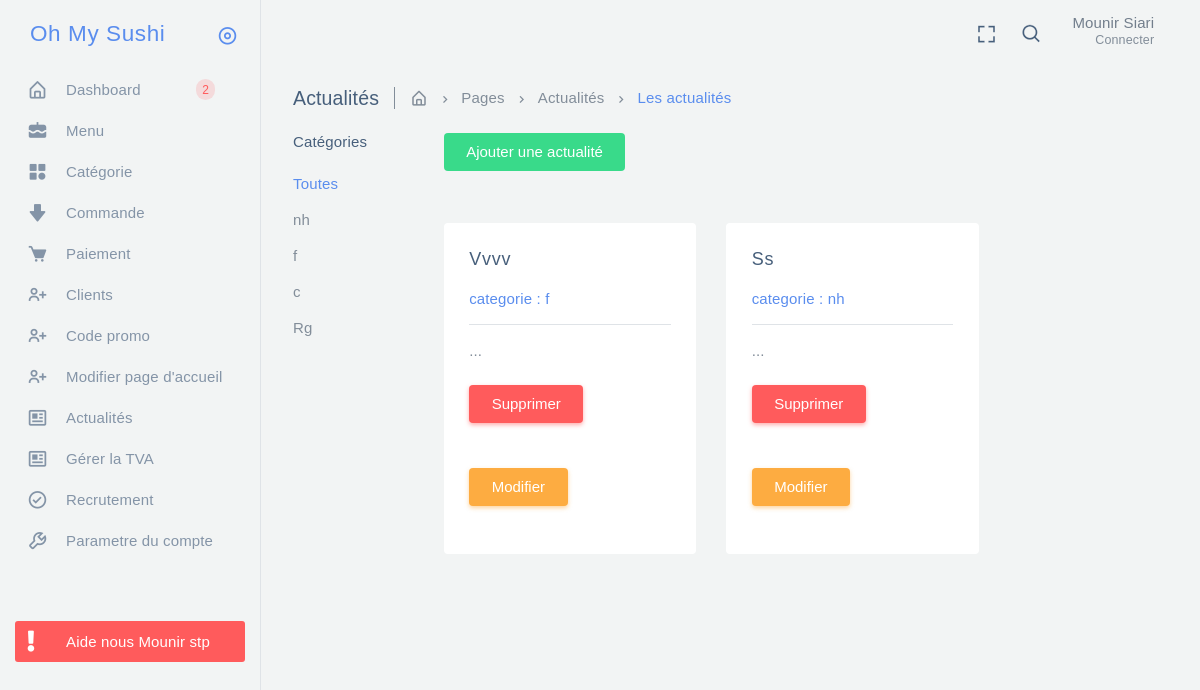
Page /sysadmin/html/actualite.php (signed in) on the committed database.
### tables this page shows
CREATE TABLE IF NOT EXISTS `actucategory` (
  `id` int(11) NOT NULL AUTO_INCREMENT,
  `label` varchar(250) NOT NULL,
  PRIMARY KEY (`id`)
);

CREATE TABLE IF NOT EXISTS `actualites` (
  `id` int(11) NOT NULL AUTO_INCREMENT,
  `name` varchar(250) NOT NULL,
  `description` text NOT NULL,
  `image` varchar(250) DEFAULT NULL,
  `id_category` int(11) DEFAULT NULL,
  PRIMARY KEY (`id`),
  KEY `id_category` (`id_category`)
);

### sysadmin/html/assets/function/function.php (called while the page is built, shortened)
<?php
function viewCategorieActualite()
{
    global $bdd;
    $req = $bdd->query("SELECT * FROM actucategory");
    $requete = $req->fetchAll();
    return $requete;
}
function viewActualites()
{
    global $bdd;
    $req = $bdd->query("SELECT actualites.id, actualites.name,actualites.description,actualites.image,actucategory.label FROM actualites LEFT JOIN actucategory ON actucategory.id = actualites.id_category ORDER BY actualites.id  desc");
    $requete = $req->fetchAll();
    return $requete;
}

### sysadmin/html/actualite.php (the view, shortened to what this page needs)
<?php
if (!empty($_SESSION)) {
    require('./assets/componant/co_bdd.php');
    require('./assets/function/function.php');
    require('./assets/componant/header.php');
?>
    <div class="app-content content">
        <div class="content-wrapper">
            <div class="content-header row">
                <div class="content-header-left col-12 mb-2 mt-1">
                    <div class="breadcrumbs-top">
                        <h5 class="content-header-title float-left pr-1 mb-0">Actualités</h5>
                        <div class="breadcrumb-wrapper d-none d-sm-block">
                            <ol class="breadcrumb p-0 mb-0 pl-1">
                                <li class="breadcrumb-item"><a href="index.html"><i class="bx bx-home-alt"></i></a>
                                </li>
                                <li class="breadcrumb-item"><a href="#">Pages</a>
                                </li>
                                <li class="breadcrumb-item"><a href="#">Actualités</a>
                                </li>
                                <li class="breadcrumb-item active">Les actualités
                                </li>
                            </ol>
                        </div>
                    </div>
                </div>
            </div>
            <div class="content-body">
                <section class="kb-categories">
                    <div class="bg">
                        <div class="row">
                            <div class="col-md-2">
                                <?php
                                $actus = viewActualites();
                                $categorys = viewCategorieActualite();
                                ?>
                                <div class="kb-sidebar">
                                    <h6 class="mb-2">Catégories</h6>
                                    <ul class="list-unstyled">
                                        <li class="mb-1"><a href="javascript:void(0)" class="kb-effect">Toutes</a></li>
                                        <?php
                                        foreach ($categorys as $category) {
                                        ?>
                                            <li class="mb-1"><a href="javascript:void(0)" class="text-muted kb-effect"><?= $category['label'] ?></a></li>
                                        <?php
                                        }
                                        ?>
                                    </ul>
                                </div>
                            </div>
                            <div class="col-md-9">
                                <a href="./addActualite.php">
                                    <button class="btn btn-success" type="submit">Ajouter une actualité</button>
                                </a>
                                <div class="row match-height">
                                    <?php foreach ($actus as $actu) {
                                        $Resume = extrait($actu['description']);
                                    ?>
                                            <div class="col-lg-5 col-sm-8">
                                                <div class="card mt-4">
                                                    <a href="./detailActu.php?id=<?= $actu['id']; ?>">
                                                        <div class="card-body">
                                                            <h5 class="card-title"><?= $actu['name'] ?></h5>
                                                            <span>categorie : <?= $actu['label']; ?></span>
                                                            <hr>
                                                            <p class="card-text text-muted kb-ellipsis"><?= $Resume ?>...</p>
                                                            <a href="./actualite/deleteActu.php?id=<?= $actu['id'] ?>">
                                                                <button class="btn btn-danger glow mr-1 mb-2 mt-2" type="submit">Supprimer</button>
                                                            </a>
                                                            <a href="./modifActu.php?id=<?= $actu['id'] ?>">
                                                                <button class="btn btn-warning glow mr-1 mb-2 mt-2" type="submit">Modifier</button>
                                                            </a>
                                                        </div>
                                                    </a>
                                                </div>
                                            </div>
                                        <?php
                                    } ?>
                                </div>
                            </div>
                        </div>
                    </div>
                </section>
            </div>
        </div>
    </div>
<?php
    require('./assets/componant/footer.php');
} else {
    header('location:auth-login.php');
}
?>

### rows in the picture
actucategory: label "nh"
actucategory: label "f"
actucategory: label "c"
actucategory: label "Rg"
actualites: name "Vvvv", id_category.label "f"
actualites: name "Ss", id_category.label "nh"
